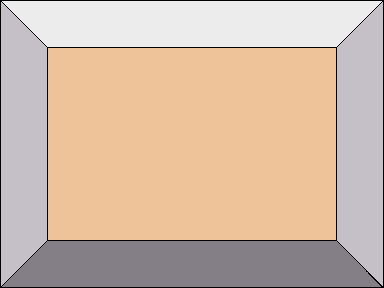

A 2D game scene composited from a Tiled map and its tileset images. What follows is a short description and the map's XML, with every tile layer's data as written:
An orthogonal 12x9 tile map with 32x32 px tiles, 1 tile layer (Camada de Blocos 1).

<map version="1.10" tiledversion="1.10.2" orientation="orthogonal" renderorder="right-down" width="12" height="9" tilewidth="32" tileheight="32" infinite="0" nextlayerid="2" nextobjectid="1">
 <tileset firstgid="1" source="bBB.tsx" />
 <layer id="1" name="Camada de Blocos 1" width="12" height="9">
  <data encoding="csv">
1,3,3,3,3,3,3,3,3,3,3,5,
9,10,11,11,11,11,11,11,11,11,12,29,
9,18,19,19,19,19,19,19,19,19,20,29,
9,18,19,19,19,19,19,19,19,19,20,29,
9,18,19,19,19,19,19,19,19,19,20,29,
9,18,19,19,19,19,19,19,19,19,20,29,
9,18,19,19,19,19,19,19,19,19,20,29,
9,26,27,27,27,27,27,27,27,27,28,29,
33,35,35,35,35,35,35,35,35,35,35,37
</data>
 </layer>
</map>